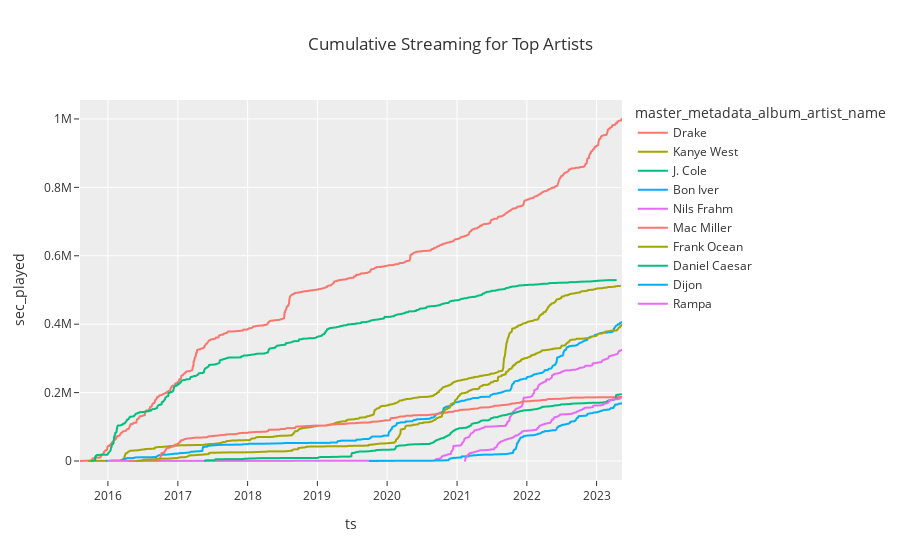

The cell this chart's notebook holds for it:
### Code cell
# Plot cumulative listening over time interactively
fig = px.line(
    top_daily_reduced, 
    x=top_daily_reduced.index,
    y="sec_played",
    color="master_metadata_album_artist_name",
    template="ggplot2",
    title="Cumulative Streaming for Top Artists"
);

fig.show()

### Figure 1 — Plotly figure (JSON) as saved in the notebook; plotly's stock layout.template omitted (floating-point values rounded to 4 significant figures; data arrays with more than 128 entries replaced by an {"elided": "..."} marker saying what was removed)
{"data": [{"hovertemplate": "master_metadata_album_artist_name=Drake<br>ts=%{x}<br>sec_played=%{y}<extra></extra>", "legendgroup": "Drake", "line": {"color": "#F8766D", "dash": "solid"}, "marker": {"symbol": "circle"}, "mode": "lines", "name": "Drake", "showlegend": true, "type": "scattergl", "x": {"elided": "1398 str values"}, "xaxis": "x", "y": {"elided": "1398 float values"}, "yaxis": "y"}, {"hovertemplate": "master_metadata_album_artist_name=Kanye West<br>ts=%{x}<br>sec_played=%{y}<extra></extra>", "legendgroup": "Kanye West", "line": {"color": "#A3A500", "dash": "solid"}, "marker": {"symbol": "circle"}, "mode": "lines", "name": "Kanye West", "showlegend": true, "type": "scattergl", "x": {"elided": "938 str values"}, "xaxis": "x", "y": {"elided": "938 float values"}, "yaxis": "y"}, {"hovertemplate": "master_metadata_album_artist_name=J. Cole<br>ts=%{x}<br>sec_played=%{y}<extra></extra>", "legendgroup": "J. Cole", "line": {"color": "#00BF7D", "dash": "solid"}, "marker": {"symbol": "circle"}, "mode": "lines", "name": "J. Cole", "showlegend": true, "type": "scattergl", "x": {"elided": "818 str values"}, "xaxis": "x", "y": {"elided": "818 float values"}, "yaxis": "y"}, {"hovertemplate": "master_metadata_album_artist_name=Bon Iver<br>ts=%{x}<br>sec_played=%{y}<extra></extra>", "legendgroup": "Bon Iver", "line": {"color": "#00B0F6", "dash": "solid"}, "marker": {"symbol": "circle"}, "mode": "lines", "name": "Bon Iver", "showlegend": true, "type": "scattergl", "x": {"elided": "516 str values"}, "xaxis": "x", "y": {"elided": "516 float values"}, "yaxis": "y"}, {"hovertemplate": "master_metadata_album_artist_name=Nils Frahm<br>ts=%{x}<br>sec_played=%{y}<extra></extra>", "legendgroup": "Nils Frahm", "line": {"color": "#E76BF3", "dash": "solid"}, "marker": {"symbol": "circle"}, "mode": "lines", "name": "Nils Frahm", "showlegend": true, "type": "scattergl", "x": {"elided": "280 str values"}, "xaxis": "x", "y": {"elided": "280 float values"}, "yaxis": "y"}, {"hovertemplate": "master_metadata_album_artist_name=Mac Miller<br>ts=%{x}<br>sec_played=%{y}<extra></extra>", "legendgroup": "Mac Miller", "line": {"color": "#F8766D", "dash": "solid"}, "marker": {"symbol": "circle"}, "mode": "lines", "name": "Mac Miller", "showlegend": true, "type": "scattergl", "x": {"elided": "410 str values"}, "xaxis": "x", "y": {"elided": "410 float values"}, "yaxis": "y"}, {"hovertemplate": "master_metadata_album_artist_name=Frank Ocean<br>ts=%{x}<br>sec_played=%{y}<extra></extra>", "legendgroup": "Frank Ocean", "line": {"color": "#A3A500", "dash": "solid"}, "marker": {"symbol": "circle"}, "mode": "lines", "name": "Frank Ocean", "showlegend": true, "type": "scattergl", "x": {"elided": "643 str values"}, "xaxis": "x", "y": {"elided": "643 float values"}, "yaxis": "y"}, {"hovertemplate": "master_metadata_album_artist_name=Daniel Caesar<br>ts=%{x}<br>sec_played=%{y}<extra></extra>", "legendgroup": "Daniel Caesar", "line": {"color": "#00BF7D", "dash": "solid"}, "marker": {"symbol": "circle"}, "mode": "lines", "name": "Daniel Caesar", "showlegend": true, "type": "scattergl", "x": {"elided": "453 str values"}, "xaxis": "x", "y": {"elided": "453 float values"}, "yaxis": "y"}, {"hovertemplate": "master_metadata_album_artist_name=Dijon<br>ts=%{x}<br>sec_played=%{y}<extra></extra>", "legendgroup": "Dijon", "line": {"color": "#00B0F6", "dash": "solid"}, "marker": {"symbol": "circle"}, "mode": "lines", "name": "Dijon", "showlegend": true, "type": "scattergl", "x": {"elided": "323 str values"}, "xaxis": "x", "y": {"elided": "323 float values"}, "yaxis": "y"}, {"hovertemplate": "master_metadata_album_artist_name=Rampa<br>ts=%{x}<br>sec_played=%{y}<extra></extra>", "legendgroup": "Rampa", "line": {"color": "#E76BF3", "dash": "solid"}, "marker": {"symbol": "circle"}, "mode": "lines", "name": "Rampa", "showlegend": true, "type": "scattergl", "x": {"elided": "230 str values"}, "xaxis": "x", "y": {"elided": "230 float values"}, "yaxis": "y"}], "layout": {"legend": {"title": {"text": "master_metadata_album_artist_name"}, "tracegroupgap": 0}, "title": {"text": "Cumulative Streaming for Top Artists"}, "xaxis": {"anchor": "y", "domain": [0, 1], "title": {"text": "ts"}}, "yaxis": {"anchor": "x", "domain": [0, 1], "title": {"text": "sec_played"}}}}
